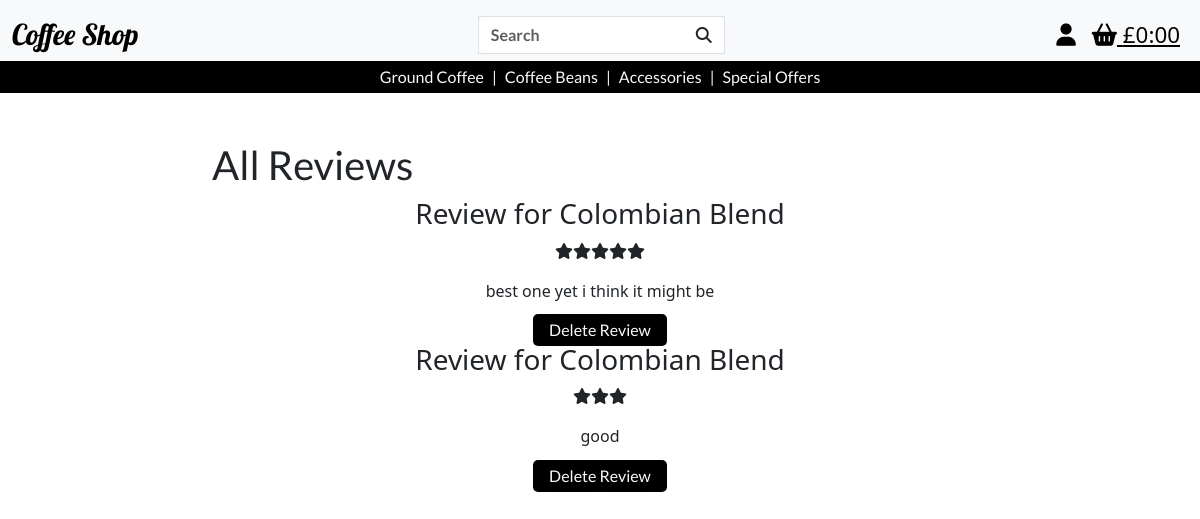
The page /reviews/view_reviews/ (signed in) on the database as committed earlier.
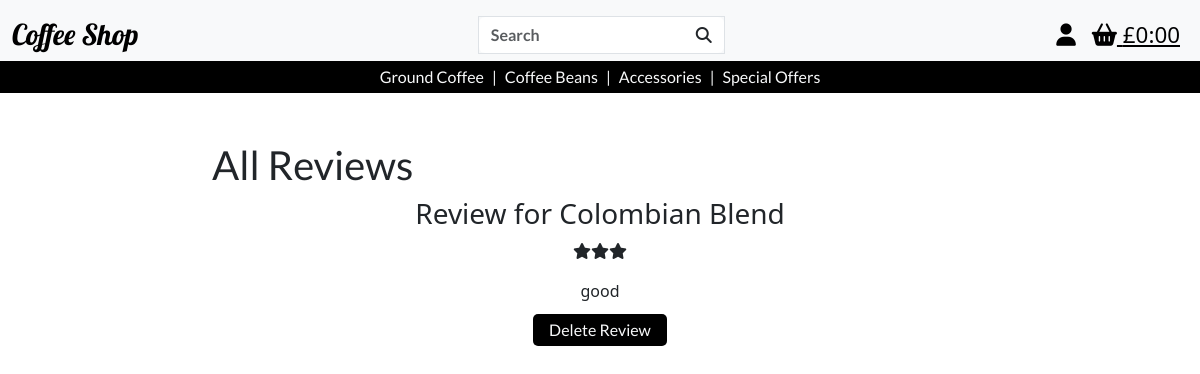
The same page on the database as committed later.
### reviews/models.py (models this page shows, shortened)
class Reviews(models.Model):
    product = models.ForeignKey('products.Product', on_delete=models.SET_NULL, null=True, blank=False, related_name='reviews')
    user = models.ForeignKey(
        UserProfile, on_delete=models.CASCADE, null=False, blank=False, related_name='reviews'
    )
    review_id = models.AutoField(primary_key=True)
    review = models.TextField(max_length=1000, blank=True)
    rating = models.FloatField(validators=[MinValueValidator(
        1), MaxValueValidator(5)], null=False, blank=False)
    created_at = models.DateTimeField(auto_now_add=True)
    updated_at = models.DateTimeField(auto_now=True)

### products/models.py (models this page shows, shortened)
class Product(models.Model):
    category = models.ForeignKey(
        'Category', null=True, blank=True, on_delete=models.SET_NULL)
    sku = models.CharField(max_length=254, null=True, blank=True)
    product_name = models.CharField(max_length=254)
    description = models.TextField()
    price = models.DecimalField(max_digits=6, decimal_places=2)
    image_url = models.URLField(max_length=1024, null=True, blank=True)
    image = models.ImageField(null=True, blank=True)

### reviews/views.py (the view)
# urls.py: path('view_reviews/', views.view_all_reviews, name='view_all_reviews'),
@login_required
def view_all_reviews(request):
    if not request.user.is_superuser:
        messages.error(request, 'Sorry, only store owners can do that.')
        return redirect(reverse('home'))
    else:
        reviews = Reviews.objects.all()
        context = {
            'reviews': reviews
        }
        return render(request, 'reviews/view_all_reviews.html', context)

### bag/contexts.py (called while the page is built, shortened)
def bag_contents(request):
    bag_items = []
    total = 0
    product_count = 0
    bag = request.session.get('bag', {})
    if total < settings.FREE_DELIVERY_THRESHOLD:
        delivery = total * Decimal(settings.STANDARD_DELIVERY_PERCENTAGE / 100)
        free_delivery_delta = settings.FREE_DELIVERY_THRESHOLD - total
    else:
        delivery = 0
        free_delivery_delta = 0
    grand_total = delivery + total
    context = {
        'bag_items' : bag_items,
        'total' : total,
        'product_count' : product_count,
        'delivery': delivery,
        'free_delivery_delta' : free_delivery_delta,
        'free_delivery_threshold' : settings.FREE_DELIVERY_THRESHOLD,
        'grand_total' : grand_total,
    }
    return context

### reviews/templates/reviews/view_all_reviews.html
{% extends 'base.html' %} {% load static %} {% block extra_css %}
<link rel="stylesheet" href="{% static 'css/products.css' %}" />
{% endblock%} {% block content %}
<div class="container-fluid">
  <div class="row justify-content-center">
    <div class="col-8 mt-5 products-header">
      <h1>All Reviews</h1>
    </div>
  </div>
</div>
<div class="text-center">
  {% if reviews %} {% for review in reviews %}
  <h3>Review for {{ review.product.product_name }}</h3> {% if review.rating == 1 %}
  <p><i class="fa-solid fa-star"></i></p>
  {% elif review.rating == 2 %}
  <p><i class="fa-solid fa-star"></i><i class="fa-solid fa-star"></i></p>
  {% elif review.rating == 3 %}
  <p>
    <i class="fa-solid fa-star"></i><i class="fa-solid fa-star"></i
    ><i class="fa-solid fa-star"></i>
  </p>
  {% elif review.rating == 4 %}
  <p>
    <i class="fa-solid fa-star"></i><i class="fa-solid fa-star"></i
    ><i class="fa-solid fa-star"></i><i class="fa-solid fa-star"></i>
  </p>
  {% elif review.rating == 5 %}
  <p>
    <i class="fa-solid fa-star"></i><i class="fa-solid fa-star"></i
    ><i class="fa-solid fa-star"></i><i class="fa-solid fa-star"></i
    ><i class="fa-solid fa-star"></i>
  </p>
  {% endif %}
  <p>{{ review.review }}</p>
  {% if request.user.is_authenticated %}
  {% if request.user == review.user or request.user.is_superuser %}
  <a href="{% url 'delete_review' review.review_id %}" class="products-button"
    >Delete Review</a
  >
  {% endif %} {% endif %} {% endfor %} {% else %}
  <p>There are no any reviews to view</p>
  {% endif %}
</div>
{% endblock %}

Rows that differ between the two databases and show on the page:
removed Reviews: product.product_name "Colombian Blend", rating 5 (drawn), review "best one yet i think it might be", shows "Delete Review"
